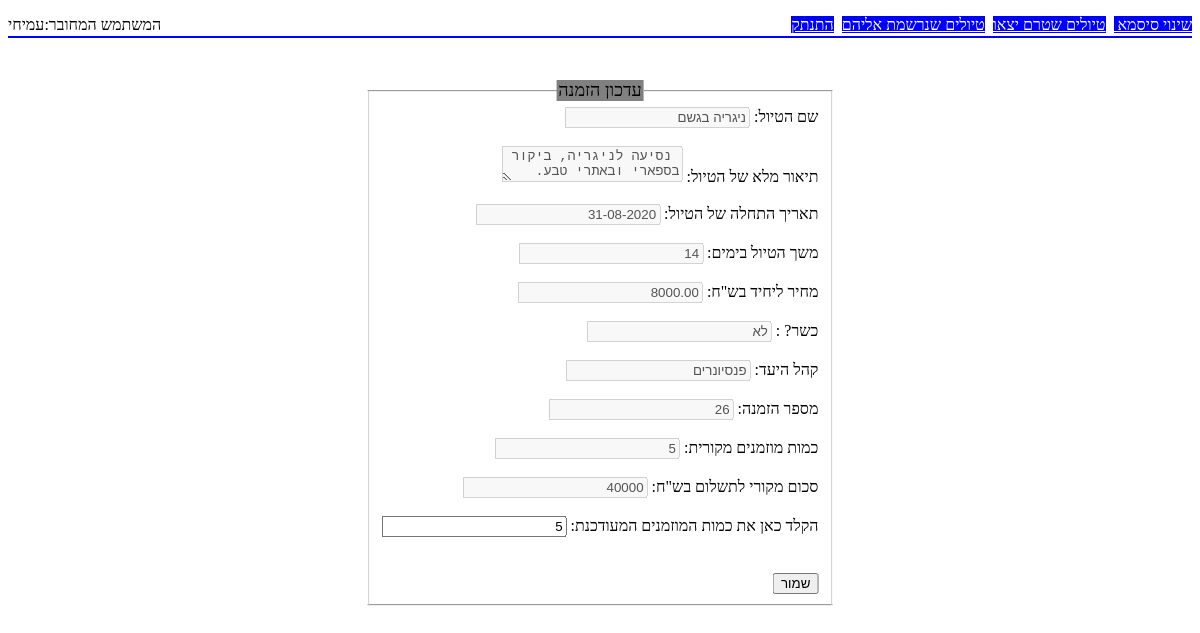
Screenshot of /updateOrder.php?orderNum=26 (signed in) with the database file from the repository.
### tables this page shows
CREATE TABLE `tbljourneys` (
  `journeyNum` int(11) NOT NULL COMMENT 'מספר טיול',
  `journeyName` varchar(128) NOT NULL COMMENT 'שם טיול',
  `journeyDescription` varchar(1024) NOT NULL COMMENT 'תיאור מסלול',
  `journeyStartDate` date NOT NULL COMMENT 'תאריך התחלה',
  `journeyDuration` int(11) NOT NULL COMMENT 'משך הטיול',
  `journeyPrice` decimal(9,2) NOT NULL COMMENT 'מחיר ליחיד',
  `journeyKosher` char(1) NOT NULL COMMENT 'כשר',
  `journeyAudiancesCode` int(11) NOT NULL COMMENT 'קוד קהל יעד'
);

CREATE TABLE `tblorders` (
  `orderNum` int(11) NOT NULL COMMENT 'מספר הזמנה',
  `orderUserNum` int(11) NOT NULL COMMENT 'מספר משתמש ',
  `orderJournyNum` int(11) NOT NULL COMMENT 'מספר טיול',
  `orderQuantity` int(11) NOT NULL COMMENT 'כמות מוזמנת',
  `orederDate` date NOT NULL COMMENT 'תאריך הזמנה'
);

### dbfuncsAgency.php (called while the page is built, shortened)
<?php
$audiance=array("0"=>"יש לבחור קהל יעד", "1"=>"מיטיבי לכת","2"=>"משפחות עם ילדים","3"=>"מתאים לכולם"
    ,"4"=>"פנסיונרים","5"=>"מחפשים חברה","6"=>"אחרי צבא");
$dsn = 'mysql:host=localhost;dbname=travelagencydb';
$username = 'root';
$password = '';
try {
    $db = new PDO($dsn, $username, $password, array(PDO::MYSQL_ATTR_FOUND_ROWS => true));
    $db->exec("set NAMES utf8");
} catch (PDOException $e) {
    echo "db connection open failed due: " . $e->getMessage();
    exit();
}
function getTripByOrder($order_id)
{
    global $db;
    try
    {
        $query = 'SELECT * FROM tbljourneys'
                . ' WHERE journeyNum = (select orderJournyNum from tblorders'
                . ' where orderNum=:o)';
        $statement = $db->prepare($query);
        $statement->bindValue(':o',$order_id);
        $statement->execute();
        $result = $statement->fetch();
        return $result;
    }
    catch (PDOException $ex) {
        echo "getTripByOrder failed due: " . $ex->getMessage();
        exit();
    }
}
function getOrder($order_id)
{
    global $db;
    try
    {
        $query = 'SELECT * FROM tblorders'
                . ' WHERE orderNum =:o';
        $statement = $db->prepare($query);
        $statement->bindValue(':o',$order_id);
        $statement->execute();
        $result = $statement->fetch();
        return $result;
    }
    catch (PDOException $ex) {
        echo "getOrder failed due: " . $ex->getMessage();
        exit();
    }
}

### updateOrder.php (the view, shortened to what this page needs)
<?php
require_once 'dbfuncsAgency.php';
if ($_SERVER["REQUEST_METHOD"] == "GET")
    {
       $order_id = $_GET['orderNum'];
       $order_details= getOrder($order_id);
       $quantity=$order_details["orderQuantity"];
       $trip_details=getTripByOrder($order_id);
       $name = $trip_details['journeyName'];
       $price = $trip_details['journeyPrice'];
       $description = $trip_details['journeyDescription'];
       $kosher = $trip_details['journeyKosher'];
       $audiancecode = $trip_details['journeyAudiancesCode'];
       $days = $trip_details['journeyDuration'];
       $date = $trip_details['journeyStartDate'];
    }
?>
<!DOCTYPE html>
<html  dir="rtl">
    <head>
        <link rel="stylesheet" href="site.css"/>
    </head>
    <body>
        <?php require_once 'menu.php';
        ?>
        <form method="post">
            <fieldset>
                <legend>עדכון הזמנה</legend>
               <label>שם הטיול:</label>
                <input disabled="" type="text" name="name" value="<?= $name ?>"/>
                <br><br>
                <label>תיאור מלא של הטיול:</label>
                <textarea name="desc" disabled="" class="scrollabletextbox"> <?= $description ?>
                </textarea>
                <br><br>
                <label>תאריך התחלה של הטיול:</label>
                <input disabled="" type="text" name="date" value="<?= date("d-m-Y", strtotime($date)) ?>"/>
                <br><br>
                <label>משך הטיול בימים:</label>
                <input disabled="" type="text" name="dura" value="<?= $days ?>"/>
                <br><br>
                <label>מחיר ליחיד בש"ח:</label>
                <input disabled="" type="text" name="price" value="<?= $price ?>"/>
                <br><br>
                <label>כשר? :</label>
                <input disabled="" type="text" name="kosher"
                 value="<?php if ($kosher=='ל'):
                                      echo 'לא';
                                  else: echo 'כן';
                                  endif; ?>" />
                <br><br>
                <label>קהל היעד:</label>
                <input disabled="" type="text" name="audiance" value="<?= $audiance[$audiancecode] ?>"/>
                <br><br>
                <label>מספר הזמנה:</label>
                <input disabled="" type="text" name="orderNum" value="<?= $order_id ?>"/>
                <br><br>
                <label>כמות מוזמנים מקורית:</label>
                <input disabled="" type="text" name="quantity" value="<?= $quantity ?>"/>
                <br><br>
                <label>סכום מקורי לתשלום בש"ח:</label>
                <input disabled="" type="text" name="totalprice" value="<?= $quantity * $price ?>"/>
                <br><br>
                <label>הקלד כאן את כמות המוזמנים המעודכנת:</label>
                <input type="text" name="updateQuan" value="<?= $quantity?>"/>
                <br><br>
                <input type="submit" value="שמור"/>
            </fieldset>
        </form>
        <br/>
    </body>
</html>

### site.css (style rules this page uses)
fieldset { margin:auto;display:inline;position: absolute; top: 10%; left: 50%; margin-right: -50%; transform: translate(-50%, 0) }
legend,caption { background-color: gray;font-size: large; text-align: center }

### rows the page displays
tbljourneys: name "ניגריה בגשם", desc "נסיעה לניגריה, ביקור בספארי ובאתרי טבע.", date "31-08-2020", dura "14", price "8000.00", kosher "לא", audiance "פנסיונרים"
tblorders: quantity "5", totalprice "40000", updateQuan "5"

### other values shown
$_SESSION['usr_rlnm'] "עמיחי"
